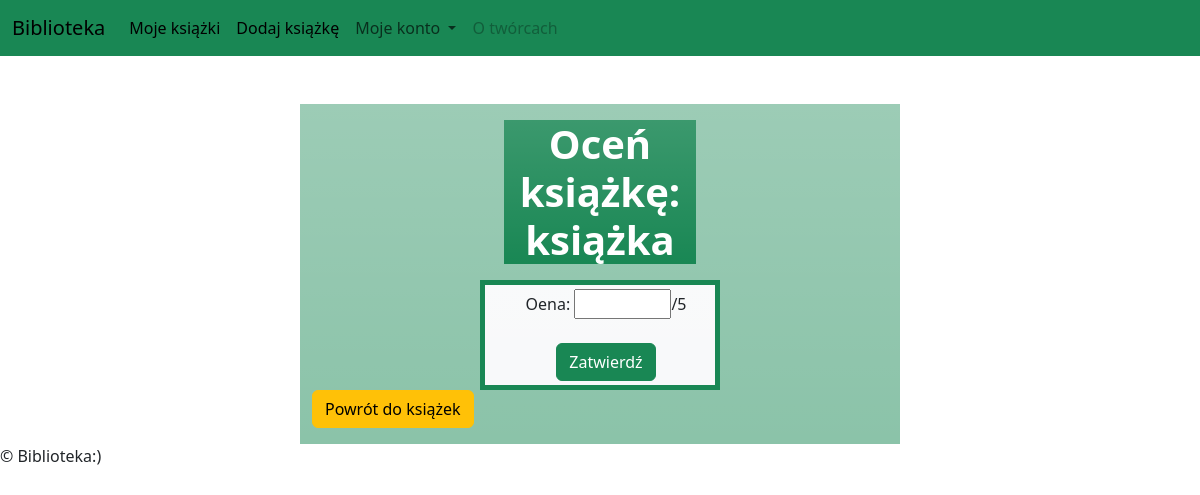
Before: /rate-book/1 (signed in) with the older database file.
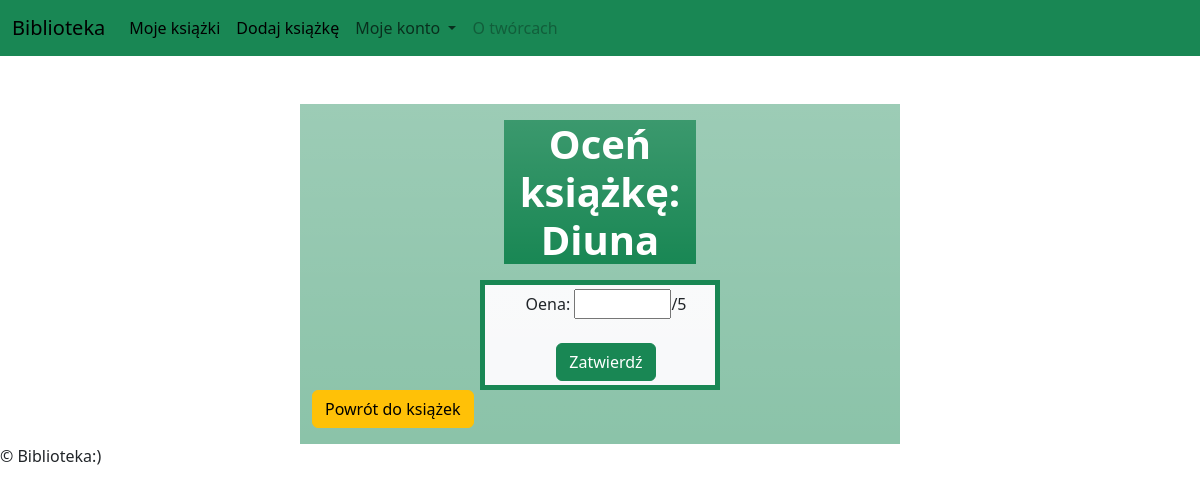
After: the same page with the newer database file.
### app.py (models this page shows)
class Book(db.Model):
    id = db.Column(db.Integer, primary_key=True)
    title = db.Column(db.String(100), nullable=False)
    author = db.Column(db.String(100), nullable=False)
    read = db.Column(db.Boolean, default=False)
    rating = db.Column(db.Float, nullable = True)
    user_id = db.Column(db.String(255), db.ForeignKey('user.fs_uniquifier'))

### app.py (the view)
@app.route("/rate-book/<int:book_id>", methods=["GET", "POST"])
@login_required
def rate_book(book_id):
    if request.method == "POST":
        book = Book.query.get_or_404(book_id)
        if book.user_id == current_user.get_id():
            book.rating = request.form['rating']
        db.session.commit()
        return redirect(url_for("index"))
    return render_template("rate_book.html", book=Book.query.get_or_404(book_id))

### templates/rate_book.html
{% extends "base.html" %} {% block title %}Oceń książkę{% endblock %} {% block
content %}
<div class="container col-4 bg-success bg-gradient">
  <h1 class="fw-bold text-center text-white">Oceń książkę: {{ book.title }}</h1>
</div>
<div
  class="container col-5 text-center mt-3 py-1 ps-4 bg-light bg-gradient border border-success border-5"
>
  <form method="POST">
    <label for="title">Oena: </label>
    <input
      type="number"
      id="rating"
      name="rating"
      step="0.5"
      min="0"
      max="5"
      required
    />/5<br /><br />
    <button class="btn btn-success" type="submit">Zatwierdź</button>
  </form>
</div>
<a href="{{ url_for('index') }}" class="btn btn-warning" role="button"
  >Powrót do książek</a
>
{% endblock %}

### templates/base.html (shortened to what this page needs)
<!DOCTYPE html>
<html lang="pl">
  <head>
    <link
      href="https://cdn.jsdelivr.net/npm/bootstrap@5.3.3/dist/css/bootstrap.min.css"
      rel="stylesheet"
    />
  </head>
  <body>
    <header>
      <nav class="navbar navbar-expand-lg bg-success">
        <div class="container-fluid">
          <a class="navbar-brand" href="#">Biblioteka</a>
          <div class="collapse navbar-collapse" id="navbarSupportedContent">
            <ul class="navbar-nav me-auto mb-2 mb-lg-0">
              <li class="nav-item">
                <a
                  class="nav-link active"
                  aria-current="page"
                  href="{{ url_for('index') }}"
                  >Moje książki</a
                >
              </li>
              <li class="nav-item">
                <a class="nav-link active" href="{{ url_for('add_book') }}"
                  >Dodaj książkę</a
                >
              </li>
              <li class="nav-item dropdown">
                <a
                  class="nav-link dropdown-toggle"
                  href="#"
                  role="button"
                  data-bs-toggle="dropdown"
                  aria-expanded="false"
                >
                  Moje konto
                </a>
              </li>
              <li class="nav-item">
                <a class="nav-link disabled" aria-disabled="true">O twórcach</a>
              </li>
            </ul>
          </div>
        </div>
      </nav>
    </header>
    <div class="container col-6 py-3 bg-success bg-opacity-50 bg-gradient mt-5">
      {% block content %}{% endblock %}
    </div>
    <footer>
      <p>&copy; Biblioteka:)</p>
    </footer>
  </body>
</html>

### templates/base.html (style rules this page uses)
body { background-image: url(https://cdn.modrinth.com/data/vI0w1MIs/images/efa93b9dfcf47f92ebb6304c4d8e7f3be4d689a4.png); background-size: cover; }

Changed rows visible on the page:
changed Book: title "książka" → "Diuna"
